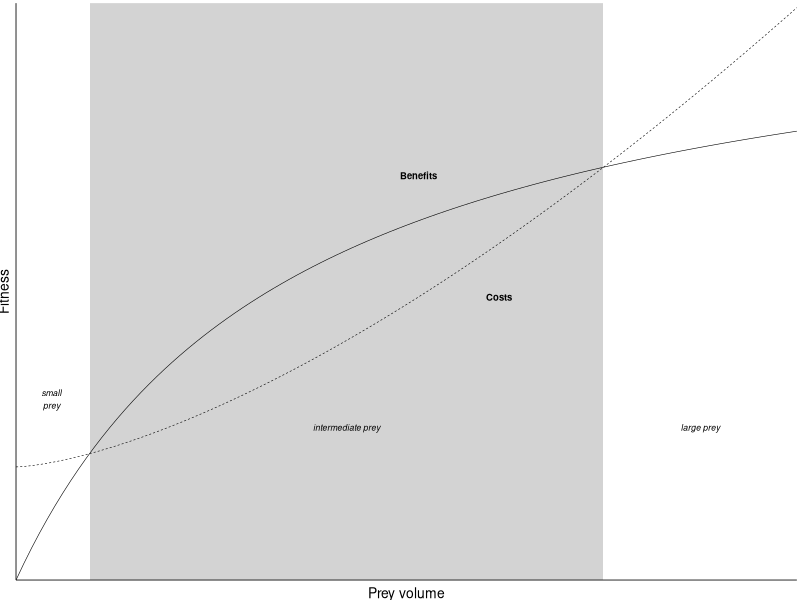

Generate this figure with R:
# TODO: Add comment
# 
# Author: user
###############################################################################

# good website with dets how to draw functions with ggplot
#https://kohske.wordpress.com/2010/12/25/draw-function-without-data-in-ggplot2/

library(ggplot2)
library(grid)

ModGraphTheme <-theme_bw(base_size=10)  + theme(legend.position="none", plot.title = element_text(vjust=2), 
		axis.title.y = element_text(vjust=0.1, size = 10), axis.title.x = element_text(vjust = 0.95, size = 10), plot.margin=unit(c(0.08, 0.08, -0.05, -0.15),"cm"),  axis.ticks = element_blank(),
		panel.grid.major = element_blank(), panel.grid.minor = element_blank(), panel.border = element_blank(),  axis.text.y = element_blank(), axis.text.x = element_blank(),
		axis.line = element_line(colour = "grey4", linetype=1, size = 0.3)) +  theme(strip.background = element_rect(fill = 'white'))


## good constants chosen to illistrate my point!

A = 0.85
CostZero = 0.2
CostFun = function(x)(A * x ^(3/2)) + CostZero

BenConst = 0.35 # initial intake rate
FdMax = 1.08

BenFun = function(x)(FdMax * x)/ (BenConst  + x)
pMin = 0.0913059# min x of grey box
pMax = 0.729797 # mas x of grey box
anTxSz = 2.2
smp = (pMax-pMin)/2 + pMin

setEPS()
	
#pdf("RuthEcuador2013/BoxFeedingTrials/Graphs/ModelGraph.pdf", width =10, height =10, unit)

postscript("RuthEcuador2013/BoxFeedingTrials/Graphs/Sharpe_f4_newModel.eps",width = 2.76, height = 2.76)

#postscript is the other option but can't find way to increase resolution
# CairoPS but makes PS files not eps files
#http://thepoliticalmethodologist.com/2013/11/25/making-high-resolution-graphics-for-academic-publishing/



ggplot(data.frame(x=c(0, 0.97)), aes(x)) +  annotate("rect", xmin = pMin, xmax= pMax, ymin = 0, ymax = 1.02, fill = "light grey") +
		stat_function(fun=CostFun, aes(linetype = "Cost"), size = 0.2) + stat_function(fun = BenFun, aes(linetype = "Benefit"), size = 0.2) +
		xlab("Prey volume") + ylab("Fitness") + ModGraphTheme  +
		scale_x_continuous(expand = c(0, 0)) + scale_y_continuous(expand = c(0, 0)) + 
		annotate("text", x = 0.60, y = 0.50, label = "Costs", fontface = "bold", size = anTxSz +0.2) + 
		annotate("text", x = 0.044, y = 0.32, label = "small\nprey", size = anTxSz, fontface= 'italic') + 
		annotate("text", x = smp, y = 0.27, label = "intermediate prey", size = anTxSz, fontface= 'italic') +
		annotate("text", x = 0.85, y = 0.27, label = "large prey", size = anTxSz, fontface= 'italic') +
		annotate("text", x = 0.50, y = 0.715, label = "Benefits", fontface = "bold", size = anTxSz + 0.2)

# geom_vline(xintercept = pMin, linetype = 3, colour = "grey31", size = 0.5)
#geom_vline(xintercept = pMax, linetype = 3, colour = "grey31", size = 0.5) + 
#+ annotate("text", x = 0.115, y = 0.03, label = "PS min", size = 3.5 ) + annotate("text", x = 0.72, y = 0.03, label = "PS max", size = 3.5)
dev.off()